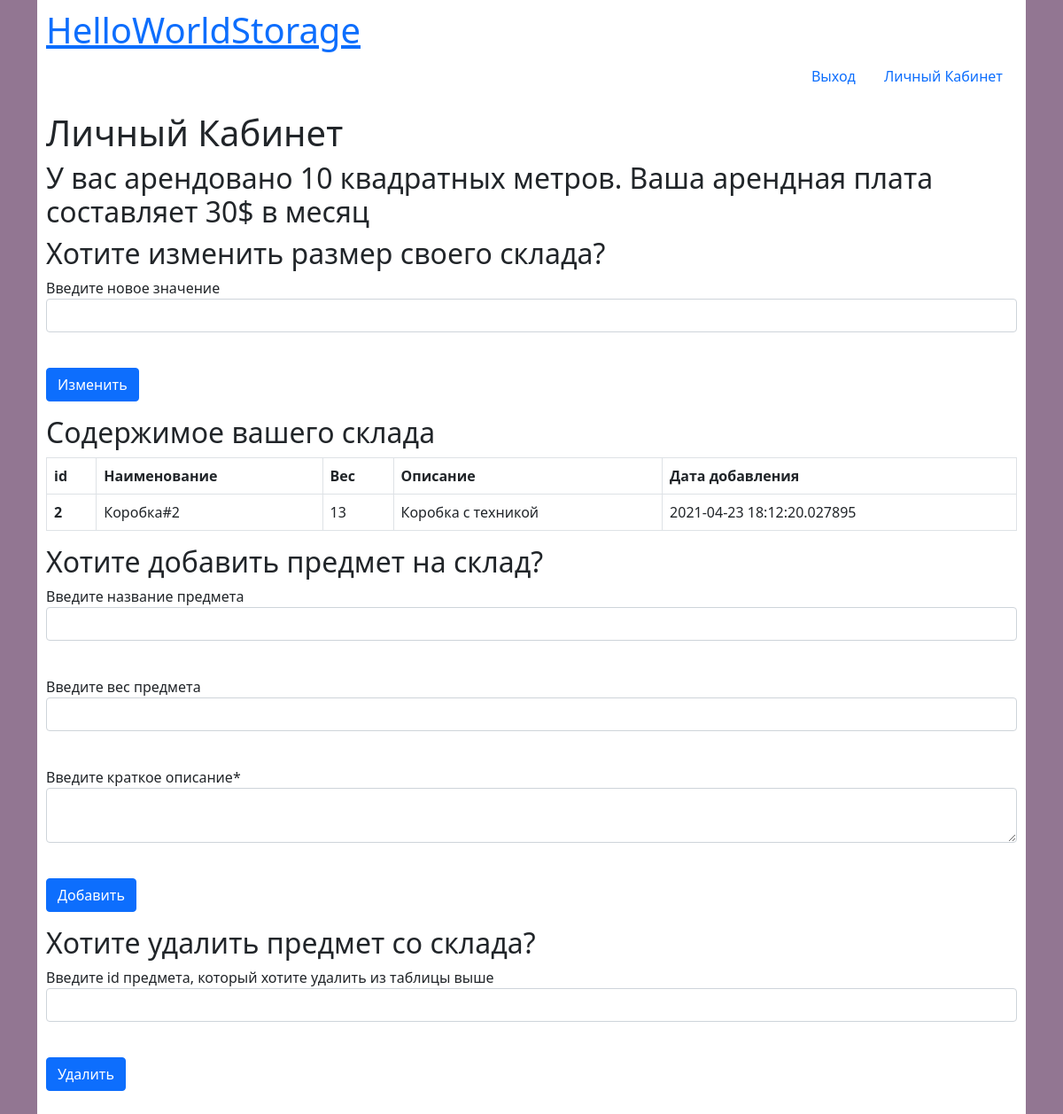
The page /cabinet (signed in) on the database its author committed.
### data/Items.py (models this page shows)
class Items(db_session.SqlAlchemyBase):
    __tablename__ = 'Items'
    id = sqlalchemy.Column(sqlalchemy.Integer,
                           primary_key=True, autoincrement=True)
    user_id = sqlalchemy.Column(sqlalchemy.Integer, unique=False)
    name = sqlalchemy.Column(sqlalchemy.String, nullable=True)
    weight = sqlalchemy.Column(sqlalchemy.Integer, default=0)
    about = sqlalchemy.Column(sqlalchemy.String, nullable=True)
    add_date = sqlalchemy.Column(sqlalchemy.DateTime,
                                     default=datetime.datetime.now)

### pages.py (the view, shortened to what this page needs)
@app.route('/cabinet', methods=['GET', 'POST'])
@login_required
def cabinet():
    form = ChangeForm()
    form2 = ItemsForm()
    form3 = ItemsDelForm()
    meters = 0
    payment = 0
    db_sess = db_session.create_session()
    CurrentUserData = db_sess.query(UserData).filter(UserData.user_id == current_user.id).first()
    CurrentItems = db_sess.query(Items).filter(Items.user_id == current_user.id)
    if form.submit1.data and form.validate():
        if form.value.data.isdigit() and int(form.value.data) >= 0:
            CurrentUserData.sqmeters = int(form.value.data)
            CurrentUserData.update_date = datetime.datetime.now()
            db_sess.commit()
    if form3.submit3.data and form3.validate():
        DeletedItem = db_sess.query(Items).filter(Items.id == form3.id.data).first()
        db_sess.delete(DeletedItem)
        db_sess.commit()
    if CurrentUserData:
        meters = CurrentUserData.sqmeters
        payment = meters * 3
    return render_template('cabinet.html', meters=meters, form=form, payment=payment, items=CurrentItems, form2=form2,
                           form3=form3)

### Forms.py
class ChangeForm(FlaskForm):
    value = StringField('Введите новое значение', validators=[DataRequired()])
    submit1 = SubmitField('Изменить')

class ItemsForm(FlaskForm):
    name = StringField('Введите название предмета', validators=[DataRequired()])
    weight = StringField('Введите вес предмета', validators=[DataRequired()])
    about = TextAreaField("Введите краткое описание*")
    submit2 = SubmitField('Добавить')

### data/db_session.py (called while the page is built)
def create_session() -> Session:
    global __factory
    return __factory()

### pages.py (called while the page is built)
@login_manager.user_loader
def load_user(user_id):
    db_sess = db_session.create_session()
    return db_sess.query(User).get(user_id)

### templates/cabinet.html (shortened to what this page needs)
{% if current_user.is_authenticated %}
    {% extends "logtemplate.html" %}
{% else %}
	{% extends "teamplate.html" %}
{% endif %}
{% block content %}
<div style="background-color:white; padding:10px;">
<h1>Личный Кабинет</h1>
<h2>У вас арендовано {{ meters }} квадратных метров. Ваша арендная плата составляет {{ payment }}$ в месяц</h2>
<h2>Хотите изменить размер своего склада?</h2>
<form action="" method="post">
    <p>
        {{ form.value.label }}<br>
        {{ form.value(class="form-control") }}<br>
    </p>
    <p>{{ form.submit1(type="submit", class="btn btn-primary") }}</p>
</form>
<h2>Содержимое вашего склада</h2>
<div class="table-wrapper-scroll-y my-custom-scrollbar">
	<table class="table table-bordered">
	  <thead>
		<tr>
		  <th scope="col">id</th>
		  <th scope="col">Наименование</th>
		  <th scope="col">Вес</th>
		  <th scope="col">Описание</th>
		  <th scope="col">Дата добавления</th>
		</tr>
	  </thead>
	  <tbody>
		{% for item in items%}
		<tr>
		  <th scope="row">{{ item.id }}</th>
		  <td>{{ item.name }}</td>
		  <td>{{ item.weight }}</td>
		  <td>{{ item.about }}</td>
		  <td>{{ item.add_date }}</td>
		</tr>
		{% endfor %}
	  </tbody>
	</table>
</div>
<h2>Хотите добавить предмет на склад?</h2>
<form action="" method="post">
    <p>
        {{ form2.name.label }}<br>
        {{ form2.name(class="form-control") }}<br>
    </p>
	    <p>
        {{ form2.weight.label }}<br>
        {{ form2.weight(class="form-control") }}<br>
    </p>
	    <p>
        {{ form2.about.label }}<br>
        {{ form2.about(class="form-control") }}<br>
    </p>
    <p>{{ form2.submit2(type="submit", class="btn btn-primary") }}</p>
</form>
<h2>Хотите удалить предмет со склада?</h2>
<form action="" method="post">
    <p>
        {{ form3.id.label }}<br>
        {{ form3.id(class="form-control") }}<br>
    </p>
    <p>{{ form3.submit3(type="submit", class="btn btn-primary") }}</p>
</form>
</div>
{% endblock %}

### rows shown on the page
Items: id "2", name "Коробка#2", weight "13", about "Коробка с техникой", add_date "2021-04-23 18:12:20.027895"

### other values the page prints
{{ meters }} "10"
{{ payment }} "30"
